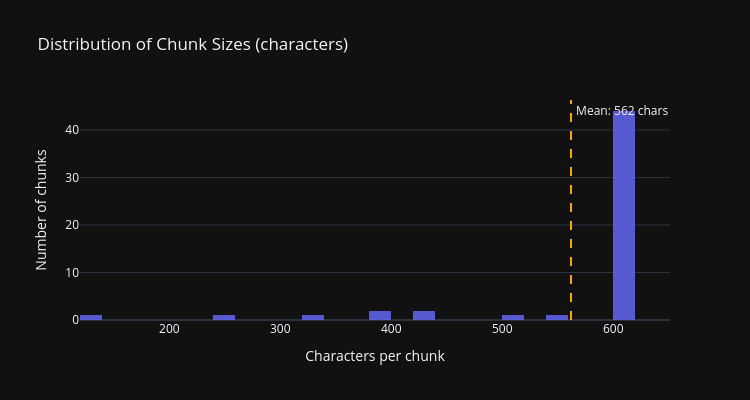

Notebook cell for this chart:
### Code cell
chunk_lengths = [len(c["text"]) for c in all_chunks]

fig = go.Figure()
fig.add_trace(go.Histogram(
    x=chunk_lengths, nbinsx=30,
    marker_color="#6366f1", opacity=0.85, name="Chunk size",
))
fig.add_vline(
    x=np.mean(chunk_lengths), line_dash="dash", line_color="orange",
    annotation_text=f" Mean: {np.mean(chunk_lengths):.0f} chars",
    annotation_position="top right",
)
fig.update_layout(
    title="Distribution of Chunk Sizes (characters)",
    xaxis_title="Characters per chunk", yaxis_title="Number of chunks",
    width=750, height=400, template="plotly_dark",
)
fig.show()
print(f"Min: {min(chunk_lengths)}  Max: {max(chunk_lengths)}  Mean: {np.mean(chunk_lengths):.0f}  Median: {np.median(chunk_lengths):.0f}")

### Figure 1 — Plotly figure (JSON) as saved in the notebook; plotly's stock layout.template omitted (floating-point values rounded to 4 significant figures)
{"data": [{"marker": {"color": "#6366f1"}, "name": "Chunk size", "nbinsx": 30, "opacity": 0.85, "type": "histogram", "x": [600, 600, 600, 600, 389, 600, 600, 600, 550, 600, 600, 600, 600, 320, 600, 600, 600, 600, 600, 423, 600, 600, 600, 600, 431, 600, 600, 600, 600, 600, 128, 600, 600, 600, 600, 600, 384, 600, 600, 600, 600, 600, 257, 600, 600, 600, 600, 600, 600, 600, 600, 600, 502]}], "layout": {"annotations": [{"showarrow": false, "text": " Mean: 562 chars", "x": 562.0, "xanchor": "left", "xref": "x", "y": 1, "yanchor": "top", "yref": "y domain"}], "height": 400, "shapes": [{"line": {"color": "orange", "dash": "dash"}, "type": "line", "x0": 562.0, "x1": 562.0, "xref": "x", "y0": 0, "y1": 1, "yref": "y domain"}], "title": {"text": "Distribution of Chunk Sizes (characters)"}, "width": 750, "xaxis": {"title": {"text": "Characters per chunk"}}, "yaxis": {"title": {"text": "Number of chunks"}}}}
